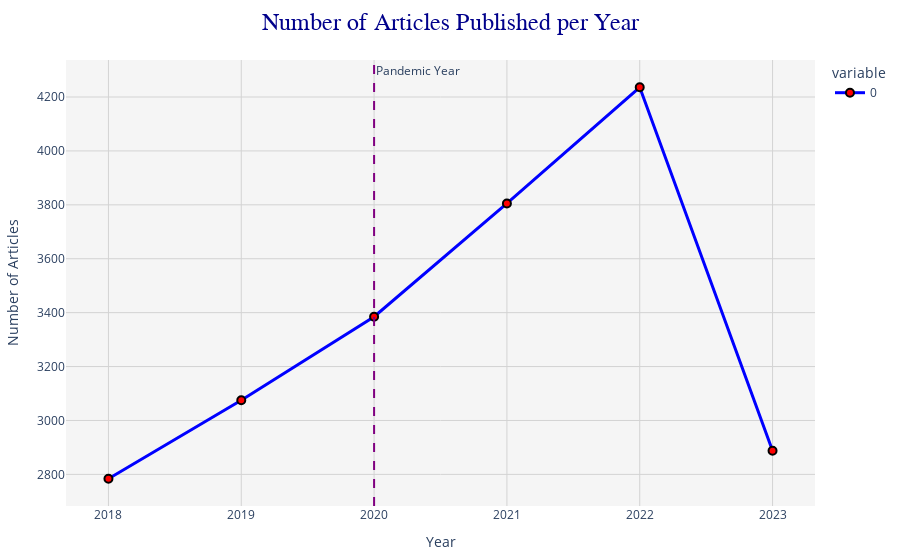

Here is the notebook cell this chart was saved with:
### Markdown cell above
## Article per year

### Code cell
def article_per_year(data):
    articles_per_year = data.groupby('year').size()

    # Create the line plot
    fig = px.line(articles_per_year, title='Number of Articles Published per Year', labels={'year': 'Year', '0': 'Number of Articles'})
    return fig 

fig1 = article_per_year(data)
# Add annotations or vertical lines (optional)
fig1.add_vline(x=2020, line=dict(color='purple', width=2, dash='dash'), annotation_text="Pandemic Year", annotation_position="top right")

# Show the plot
fig1.show()

### Figure 1 — Plotly figure (JSON) as saved in the notebook; plotly's stock layout.template omitted (floating-point values rounded to 4 significant figures)
{"data": [{"hovertemplate": "variable=0<br>Year=%{x}<br>value=%{y}<extra></extra>", "legendgroup": "0", "line": {"color": "blue", "dash": "solid", "width": 3}, "marker": {"color": "red", "line": {"color": "black", "width": 2}, "size": 8, "symbol": "circle"}, "mode": "lines+markers", "name": "0", "orientation": "v", "showlegend": true, "type": "scatter", "x": [2018, 2019, 2020, 2021, 2022, 2023], "xaxis": "x", "y": [2784, 3075, 3385, 3805, 4236, 2888], "yaxis": "y"}], "layout": {"annotations": [{"showarrow": false, "text": "Pandemic Year", "x": 2020, "xanchor": "left", "xref": "x", "y": 1, "yanchor": "top", "yref": "y domain"}], "legend": {"title": {"text": "variable"}, "tracegroupgap": 0}, "margin": {"b": 50, "l": 50, "r": 50, "t": 60}, "paper_bgcolor": "white", "plot_bgcolor": "whitesmoke", "shapes": [{"line": {"color": "purple", "dash": "dash", "width": 2}, "type": "line", "x0": 2020, "x1": 2020, "xref": "x", "y0": 0, "y1": 1, "yref": "y domain"}], "title": {"font": {"color": "darkblue", "family": "Arial, sans-serif", "size": 24}, "text": "Number of Articles Published per Year", "x": 0.5}, "xaxis": {"anchor": "y", "domain": [0, 1], "gridcolor": "lightgray", "showgrid": true, "tickformat": "%Y", "tickmode": "linear", "title": {"text": "Year"}}, "yaxis": {"anchor": "x", "domain": [0, 1], "gridcolor": "lightgray", "showgrid": true, "title": {"text": "Number of Articles"}, "zeroline": true, "zerolinecolor": "black"}}}
